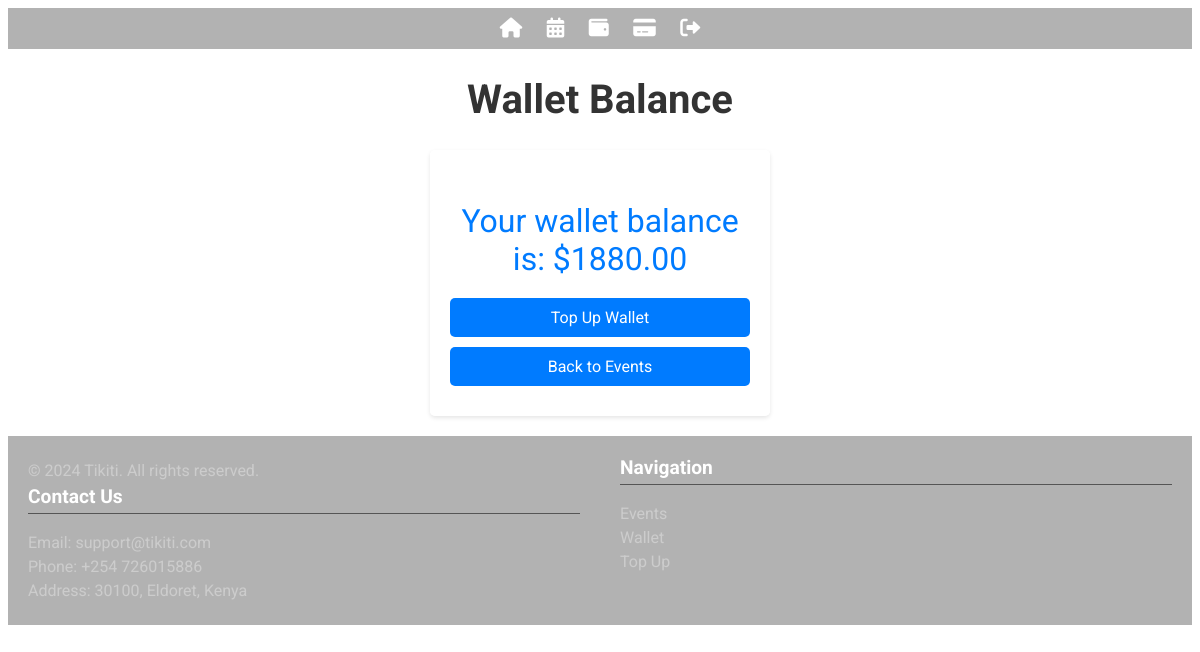
/balance/ (signed in), run on an earlier commit of the app's database.
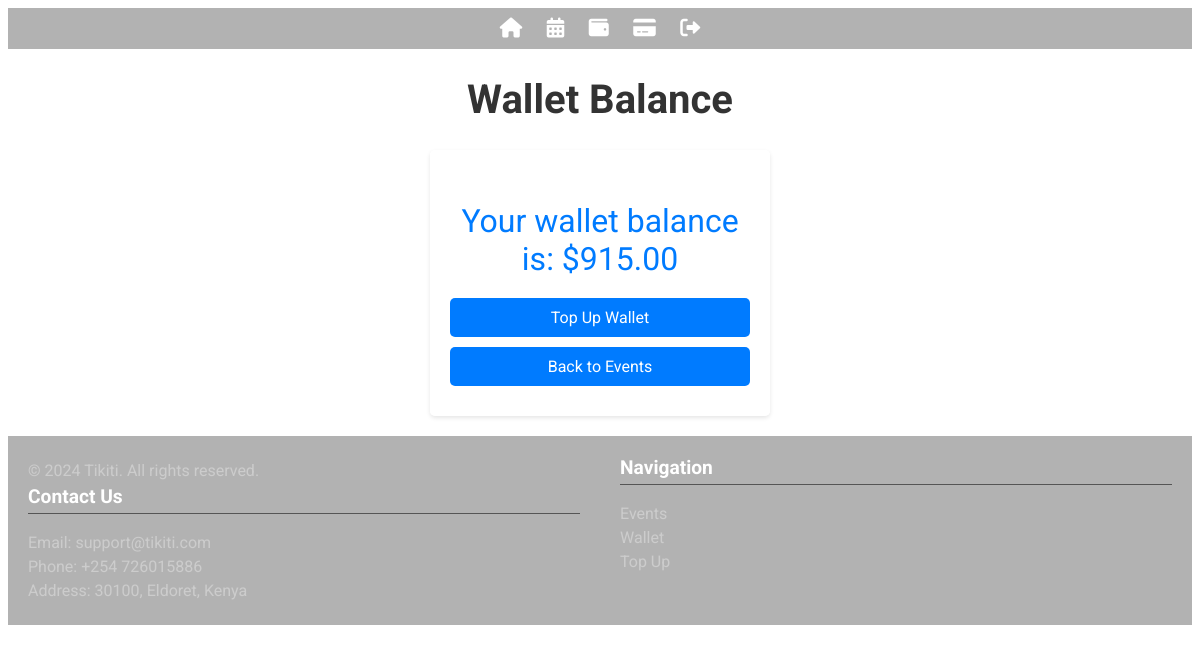
And on a later commit of the database.
### persons/models.py (models this page shows, shortened)
class Person(AbstractBaseUser, PermissionsMixin):
    email = models.EmailField(unique=True)
    username = models.CharField(max_length=255, unique=True)
    first_name = models.CharField(max_length=255, blank=True, null=True)
    last_name = models.CharField(max_length=255, blank=True, null=True)
    date_joined = models.DateTimeField(default=timezone.now)
    is_active = models.BooleanField(default=True)
    is_staff = models.BooleanField(default=False)
    wallet_balance = models.DecimalField(max_digits=10, decimal_places=2, default=0.00)
    objects = CustomUserManager()
    USERNAME_FIELD = 'email'
    REQUIRED_FIELDS = ['username']

### persons/views.py (the view)
# urls.py: path('balance/', wallet_balance, name='wallet_balance'),
@login_required
def wallet_balance(request):
    user = request.user
    return render(request, 'persons/wallet_balance.html', {'wallet_balance': user.wallet_balance})

### persons/templates/persons/wallet_balance.html (shortened to what this page needs)
{% extends "persons/base.html" %}
{% block content %}
    <h1>Wallet Balance</h1>
    <div class="wallet-card">
        <p class="wallet-balance">Your wallet balance is: ${{ wallet_balance }}</p>
        <a href="{% url 'top_up_wallet' %}">Top Up Wallet</a>
        <a href="{% url 'event_list' %}">Back to Events</a>
    </div>
{% endblock %}

What changed in the data, as far as the page shows it:
changed Person: wallet_balance "1880.00" → "915.00"
